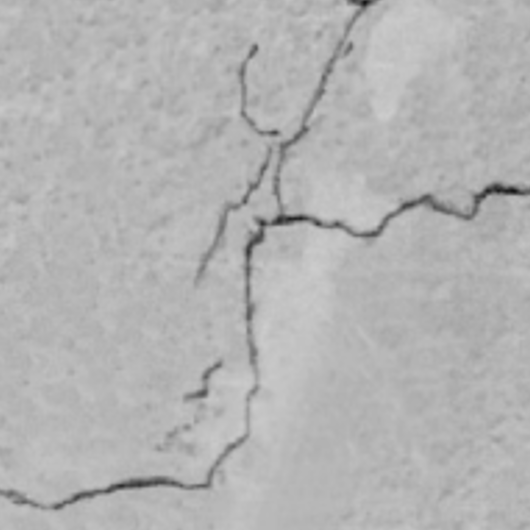
#> input picture Ejercicio1Grietas/imagenes1/pare_ejer1/pared.jpg, 530 x 530 px, found by its file name
$ python ejer1.py
#> lines starting #> are read from the running program, lines starting #| are printed output that depends on the picture; after the words box and inside, x2 and y2 are one past the last pixel; in counts of white or black regions, pixels touching at a corner belong together
### stackImages.py
import cv2
import numpy as np


class StackImagen:

    def __init__(self, scale):
        self.scale = scale

    def stack_images(self, img_array):
        rows = len(img_array)
        cols = len(img_array[0])
        rows_available = isinstance(img_array[0], list)
        width = img_array[0][0].shape[1]
        height = img_array[0][0].shape[0]
        if rows_available:
            for x in range(0, rows):
                for y in range(0, cols):
                    if img_array[x][y].shape[:2] == img_array[0][0].shape[:2]:
                        img_array[x][y] = cv2.resize(img_array[x][y], (0, 0), None, self.scale, self.scale)
                    else:
                        img_array[x][y] = cv2.resize(img_array[x][y],
                                                     (img_array[0][0].shape[1], img_array[0][0].shape[0]),
                                                     None, self.scale, self.scale)
                    if len(img_array[x][y].shape) == 2: img_array[x][y] = cv2.cvtColor(img_array[x][y],
                                                                                       cv2.COLOR_GRAY2BGR)
            image_blank = np.zeros((height, width, 3), np.uint8)
            hor = [image_blank] * rows
            hor_con = [image_blank] * rows
            for x in range(0, rows):
                hor[x] = np.hstack(img_array[x])
            ver = np.vstack(hor)
        else:
            for x in range(0, rows):
                if img_array[x].shape[:2] == img_array[0].shape[:2]:
                    img_array[x] = cv2.resize(img_array[x], (0, 0), None, self.scale, self.scale)
                else:
                    img_array[x] = cv2.resize(img_array[x], (img_array[0].shape[1], img_array[0].shape[0]), None,
                                              self.scale, self.scale)
                if len(img_array[x].shape) == 2: img_array[x] = cv2.cvtColor(img_array[x], cv2.COLOR_GRAY2BGR)
            hor = np.hstack(img_array)
            ver = hor
        return ver

### Ejercicio1Grietas/ejer1.py
import cv2
import numpy as np
from stackImages import StackImagen

# Carga la imagen
img = cv2.imread("imagenes1\pare_ejer1\pared.jpg")
#> img is the input picture: shape (530, 530, 3); min 20, max 205, mean 179.4

# Convertir la imagen a escala de grises
gris = cv2.cvtColor(img, cv2.COLOR_BGR2GRAY)

## Convertir a HSL
#hsl_img = cv2.cvtColor(img, cv2.COLOR_BGR2HLS)

# Aplicar un filtro Gaussiano para suavizar la imagen
gris = cv2.GaussianBlur(gris, (3,3), 0)

# Aplicar filtro Canny para detectar bordes
borde = cv2.Canny(gris, 10, 25)
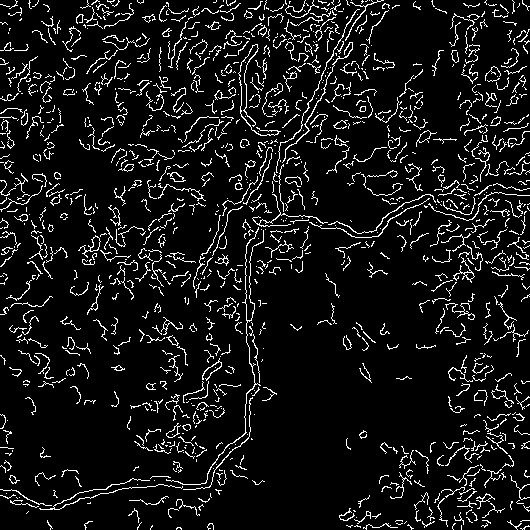
#> borde: shape (530, 530); 8.4% white in thin lines or dots

# Encontrar los contornos en la imagen
contours, hierarchy = cv2.findContours(borde, cv2.RETR_EXTERNAL, cv2.CHAIN_APPROX_SIMPLE)
#> contours = 1206 contours, 1178 with area under 20; largest, box (x1, y1, x2, y2) and area: (78, 235, 101, 258) 104, (416, 130, 437, 147) 87, (166, 423, 181, 438) 74, (453, 257, 475, 283) 70, (282, 42, 353, 163) 66

# Crear una imagen de fondo blanco
contorno = np.zeros((img.shape[0], img.shape[1], 3), np.uint8)
contorno.fill(255)
#> contorno: shape (530, 530, 3); every value is 255
# Dibujar los contornos en la imagen de fondo blanco
cv2.drawContours(contorno, contours, -1, (0, 0, 0), 2)
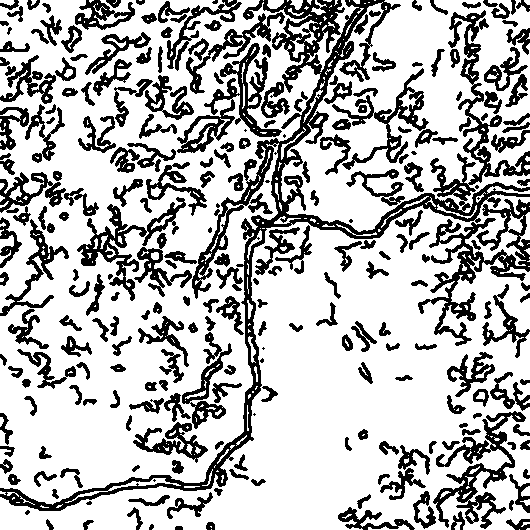
#> contorno: shape (530, 530, 3); 72.3% white; 252 black regions (16 under 20 px), largest, box (x1, y1, x2, y2) and area: (0, 0, 530, 511) 19134, (418, 199, 530, 346) 4141, (433, 411, 526, 529) 2914
# Mostrar las imágenes resultantes creando un objeto de la clase StackImagen
stack = StackImagen(0.7)

imagenes = [img,gris
            ,borde,contorno]

result = stack.stack_images(imagenes)
#> in stack_images, `rows = len(img_array)`: rows = 4
#> in stack_images, `cols = len(img_array[0])`: cols = 530
#> in stack_images, `rows_available = isinstance(img_array[0], list)`: rows_available = False
#> after the loop in stack_images, `for x in range(0, rows):`: img_array = 4 items
#> in stack_images, `hor = np.hstack(img_array)`:
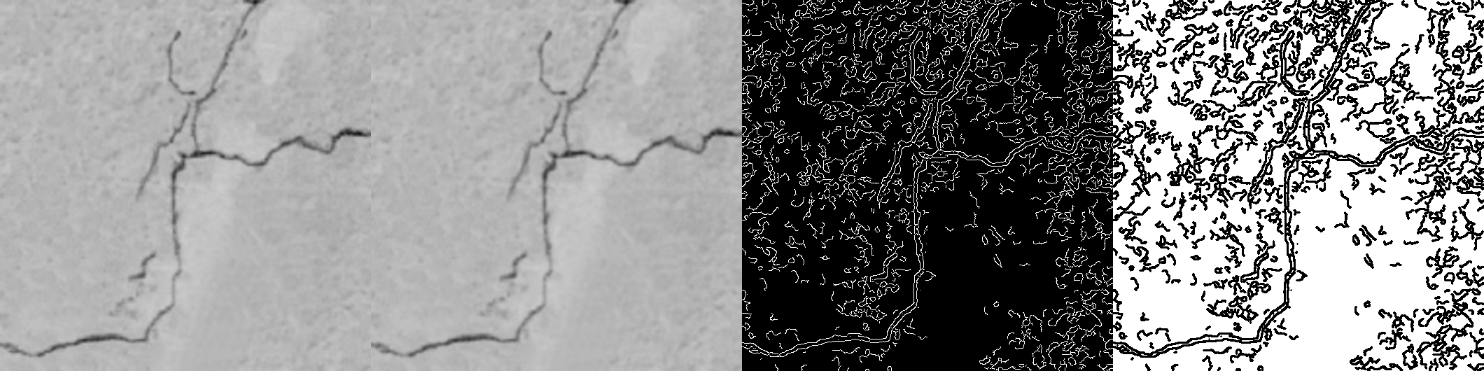
#> hor: shape (371, 1484, 3); min 0, max 255, mean 141.1
cv2.imshow("Resultado",result)
cv2.waitKey(0)
cv2.destroyAllWindows()
